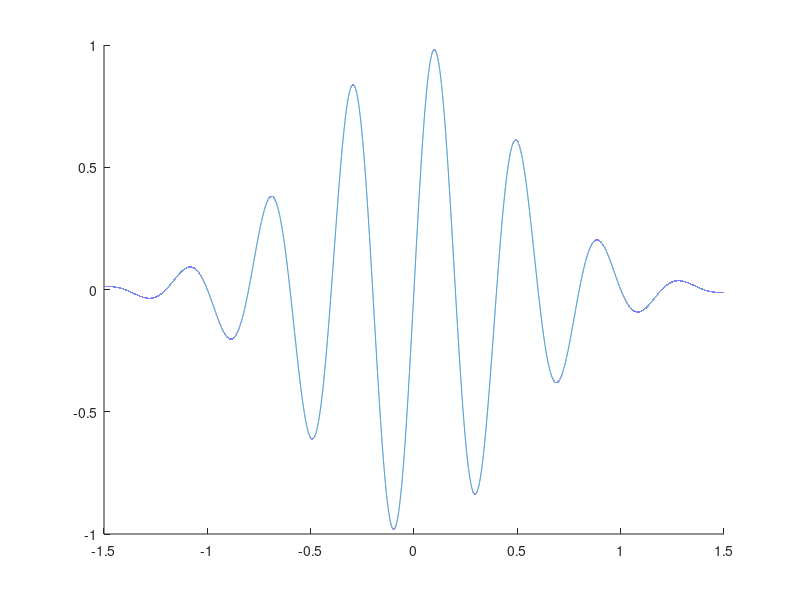
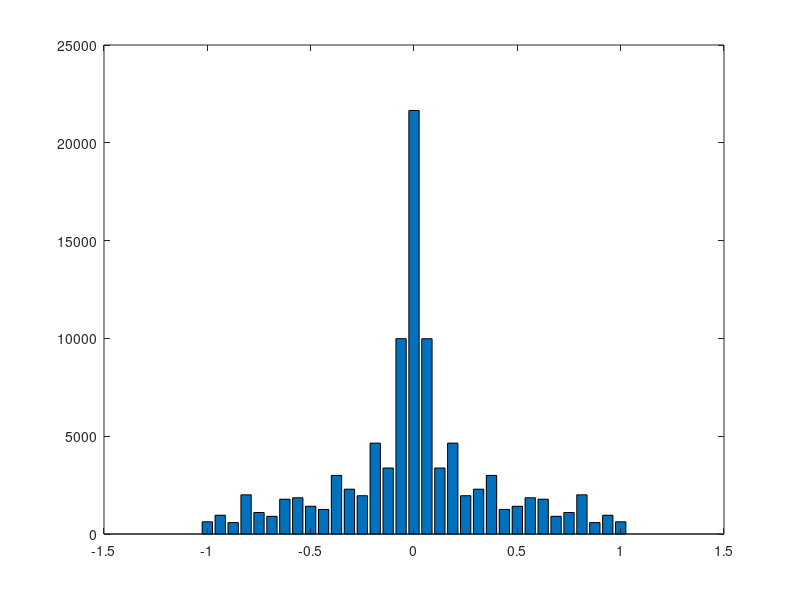
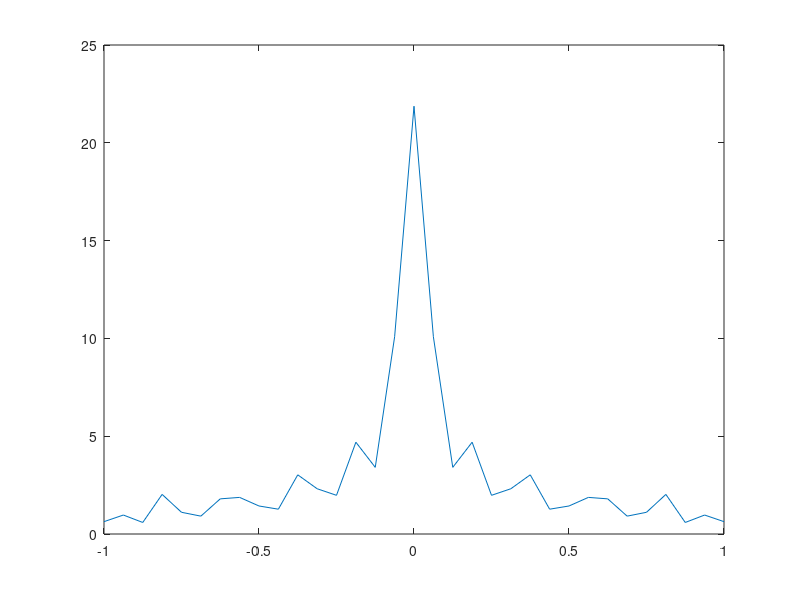

Here is the MATLAB script that generated these plots, in order:
close all;
hold on;
% part a:

N = 100000;
t = linspace(-1.5, 1.5, N);

f_t_exp = exp(-2 * (t.^2));
f_t_sin = sin(5*pi.*t);

f_t = f_t_exp.*f_t_sin; % Pi array
plot(t, f_t);

% part b:
% interval evaluation:

% we will set length(counts) = N / div_factor to arrange the sampled vals
% into sections of the histogram

div_factor = 3000;

bin_centers = linspace(-1, 1, (N / div_factor));

bin_counts = zeros(1, length(bin_centers));
d_f_t = 2/length(bin_centers); % (x_max - x_min) / k


for i = 1:length(f_t)
    val = f_t(i);
    for j = 1:length(bin_centers)
        if( (val > bin_centers(j) - (d_f_t/2)) && (val < bin_centers(j) + (d_f_t/2)) )
            bin_counts(j) = bin_counts(j) + 1;
            break;
        end
    end
    
end

figure;
bar(linspace(-1, 1, length(bin_counts)), bin_counts)

% part c:

% now what we want to plot is the relative probability of the values.

% to do this we can simply normalize the bin center counts by the number of
% bins
figure;

p_x = (bin_counts./length(bin_counts)./div_factor);
plot(linspace(-1, 1, length(bin_counts)), p_x*100); 

% sum(bin_counts./length(bin_counts)./div_factor) should be around 1 for
% pdf creation 

% part d:

% mean
mean = 0;


for i = 1:length(f_t)
    val = f_t(i);
    ind = min([round(i/div_factor) + 1, length(p_x)]);
    mean = mean + (p_x(ind) * val);
end
mean
% variance

variance = 0;
for i = 1:length(f_t)
    x = f_t(i);
    ind = min([round(i/div_factor) + 1, length(p_x)]);
    ind
    variance = variance + ((x-mean)^2 * p_x(ind));
end

variance


